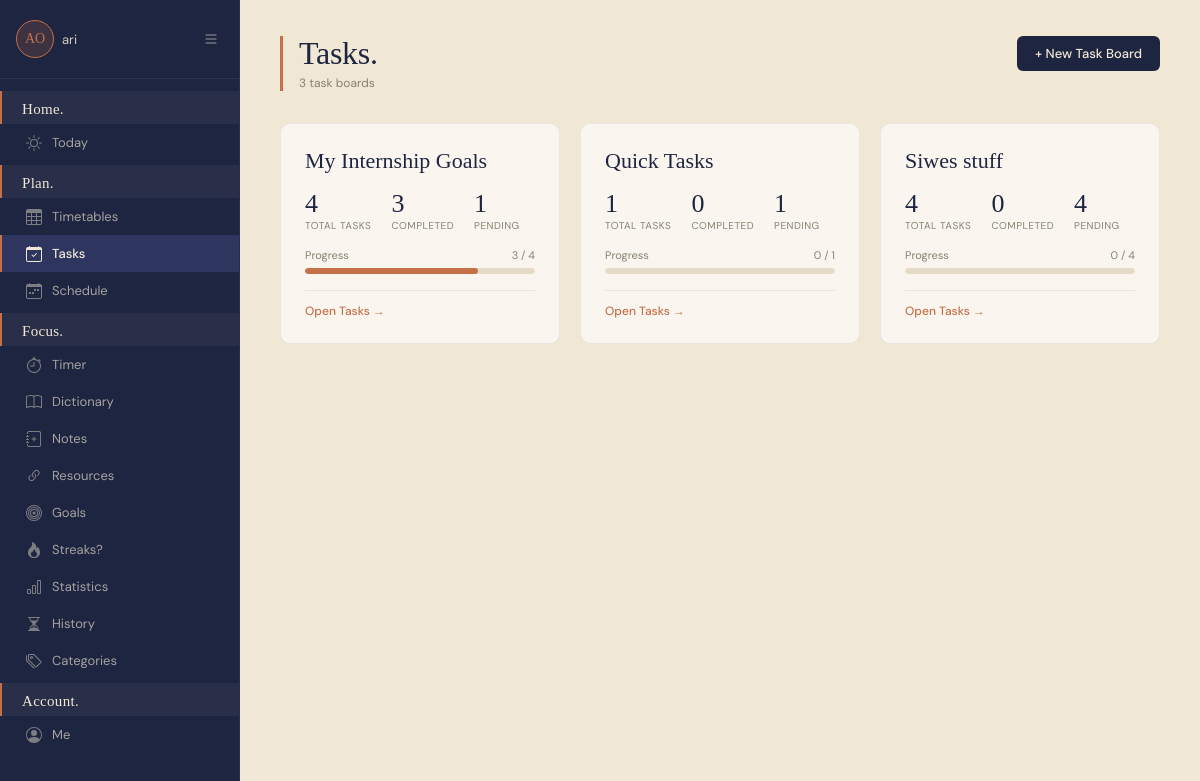
Before: /tasks/ (signed in) with the older database file.
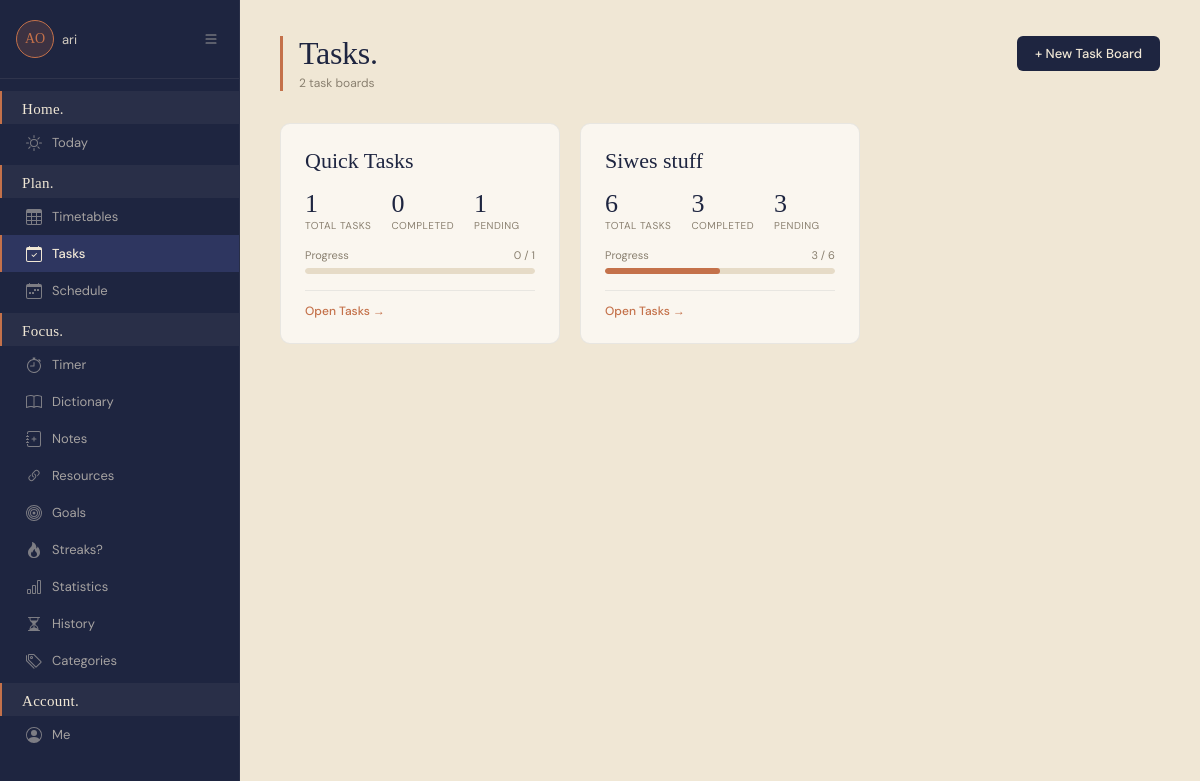
After: the same page with the newer database file.
### planner/models.py (models this page shows, shortened)
class TaskBoard(models.Model):
    user = models.ForeignKey(User, on_delete=models.CASCADE)
    name = models.CharField(max_length=100)
    created_at = models.DateTimeField(auto_now_add=True)

### planner/views/task_views.py (the view)
# urls.py: path('tasks/', views.tasks_home, name='tasks_home'),
@login_required(login_url='planner:login')
def tasks_home(request):
    task_boards = TaskBoard.objects.filter(user=request.user)
    boards_data = []
    for tb in task_boards:
        total = tb.tasks.count()
        completed = tb.tasks.filter(status='completed').count()
        pending = total - completed
        percentage = int((completed / total * 100)) if total > 0 else 0
        boards_data.append({
            'task_board': tb,
            'total': total,
            'completed': completed,
            'pending': pending,
            'percentage': percentage,
        })
    return render(request, 'tasks_home.html', {
        'boards_data': boards_data,
        'task_boards': task_boards,
    })

### planner/templates/tasks_home.html (shortened to what this page needs)
{% extends 'base.html' %}
{% block nav_tasks %}active{% endblock %}
{% block content %}
    <div class="sh-header">
        <div class="sh-header-left">
            <h1 class="sh-title">Tasks.</h1>
            <p class="sh-subtitle">{{ task_boards|length }} task board{{ task_boards|length|pluralize }}</p>
        </div>
        <a href="{% url 'planner:create_task_board' %}" class="btn btn-primary">+ New Task Board</a>
    </div>
    <div class="sh-grid">
        {% for item in boards_data %}
        <div class="sh-card">
            <div class="sh-card-name">{{ item.task_board.name }}</div>
            <div class="sh-card-stats">
                <div class="sh-card-stat">
                    <span class="sh-card-stat-value">{{ item.total }}</span>
                    <span class="sh-card-stat-label">Total Tasks</span>
                </div>
                <div class="sh-card-stat">
                    <span class="sh-card-stat-value">{{ item.completed }}</span>
                    <span class="sh-card-stat-label">Completed</span>
                </div>
                <div class="sh-card-stat">
                    <span class="sh-card-stat-value">{{ item.pending }}</span>
                    <span class="sh-card-stat-label">Pending</span>
                </div>
            </div>
            <div class="sh-card-progress">
                <div class="sh-card-progress-label">
                    <span>Progress</span>
                    <span>{{ item.completed }} / {{ item.total }}</span>
                </div>
                <progress value="{{ item.percentage }}" max="100"></progress>
            </div>
            <div class="sh-card-footer">
                <a href="{% url 'planner:task_board' item.task_board.id %}" class="sh-card-open">
                    Open Tasks →
                </a>
            </div>
        </div>
        {% endfor %}
    </div>
{% endblock %}

Changed rows visible on the page:
removed TaskBoard: task_board.name "My Internship Goals", total "4", completed "3", pending "1", {{ item.percentage }} 75 (drawn)
computed for TaskBoard "Siwes stuff": total "4" → "6"; completed "0" → "3"; pending "4" → "3"; {{ item.percentage }} 0 → 50 (drawn)
Other visible differences:
{{ task_boards|length }}: "3" → "2"
